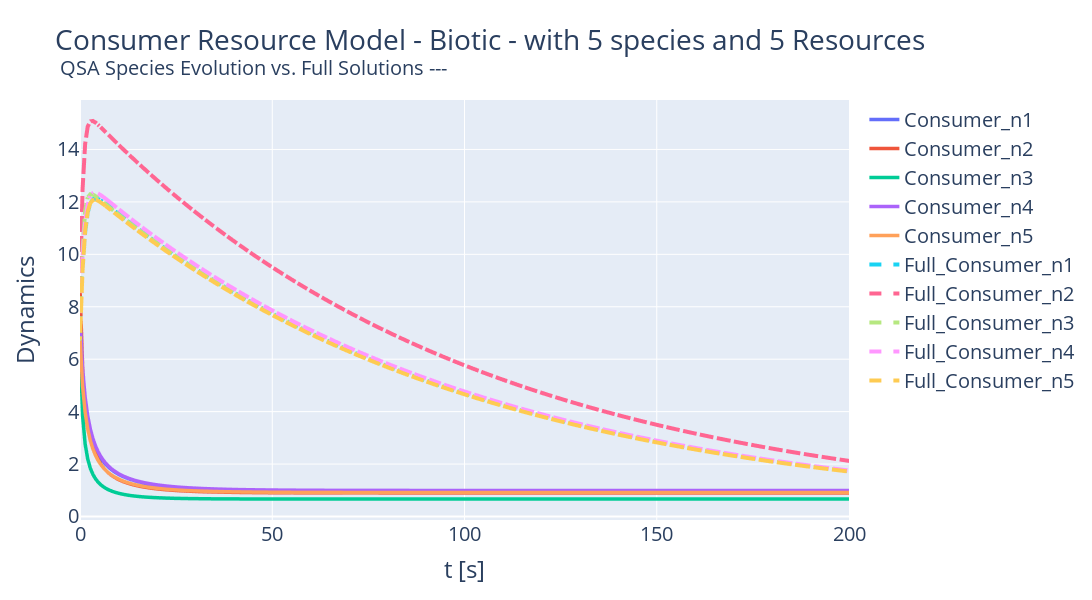

Notebook code cell kept with this figure:
### Code cell
fig = px.line( df_spec, x='t[s]', 
              title="Consumer Resource Model - Biotic - with 5 species and 5 Resources <br><sup> QSA Species Evolution vs. Full Solutions ---</sup>", 
              y = ['t[s]', 'Consumer_n1', 'Consumer_n2', 'Consumer_n3', 'Consumer_n4','Consumer_n5',
                    'Full_Consumer_n1', 'Full_Consumer_n2', 'Full_Consumer_n3', 'Full_Consumer_n4','Full_Consumer_n5'],
              labels={'value':'Dynamics', 'variable':'', 't[s]':'t [s]'},
              height=600, width=1200)

for i in range (1,6):
      fig.update_traces(selector = {'name': f'Consumer_n{i}'}, line = {'width':3.5})

for i in range (1,6):
      fig.update_traces(selector = {'name': f'Full_Consumer_n{i}'}, line = {'width':4, 'dash':'dash'})

fig.update_layout(font=dict(size=20))
fig.show()

### Figure 1 — Plotly figure (JSON) as saved in the notebook; plotly's stock layout.template omitted (floating-point values rounded to 4 significant figures; data arrays with more than 128 entries replaced by an {"elided": "..."} marker saying what was removed)
{"data": [{"hovertemplate": "=Consumer_n1<br>t [s]=%{x}<br>Dynamics=%{y}<extra></extra>", "legendgroup": "Consumer_n1", "line": {"color": "#636efa", "dash": "solid", "width": 3.5}, "marker": {"symbol": "circle"}, "mode": "lines", "name": "Consumer_n1", "showlegend": true, "type": "scattergl", "x": {"elided": "300 float values"}, "xaxis": "x", "y": {"elided": "300 float values"}, "yaxis": "y"}, {"hovertemplate": "=Consumer_n2<br>t [s]=%{x}<br>Dynamics=%{y}<extra></extra>", "legendgroup": "Consumer_n2", "line": {"color": "#EF553B", "dash": "solid", "width": 3.5}, "marker": {"symbol": "circle"}, "mode": "lines", "name": "Consumer_n2", "showlegend": true, "type": "scattergl", "x": {"elided": "300 float values"}, "xaxis": "x", "y": {"elided": "300 float values"}, "yaxis": "y"}, {"hovertemplate": "=Consumer_n3<br>t [s]=%{x}<br>Dynamics=%{y}<extra></extra>", "legendgroup": "Consumer_n3", "line": {"color": "#00cc96", "dash": "solid", "width": 3.5}, "marker": {"symbol": "circle"}, "mode": "lines", "name": "Consumer_n3", "showlegend": true, "type": "scattergl", "x": {"elided": "300 float values"}, "xaxis": "x", "y": {"elided": "300 float values"}, "yaxis": "y"}, {"hovertemplate": "=Consumer_n4<br>t [s]=%{x}<br>Dynamics=%{y}<extra></extra>", "legendgroup": "Consumer_n4", "line": {"color": "#ab63fa", "dash": "solid", "width": 3.5}, "marker": {"symbol": "circle"}, "mode": "lines", "name": "Consumer_n4", "showlegend": true, "type": "scattergl", "x": {"elided": "300 float values"}, "xaxis": "x", "y": {"elided": "300 float values"}, "yaxis": "y"}, {"hovertemplate": "=Consumer_n5<br>t [s]=%{x}<br>Dynamics=%{y}<extra></extra>", "legendgroup": "Consumer_n5", "line": {"color": "#FFA15A", "dash": "solid", "width": 3.5}, "marker": {"symbol": "circle"}, "mode": "lines", "name": "Consumer_n5", "showlegend": true, "type": "scattergl", "x": {"elided": "300 float values"}, "xaxis": "x", "y": {"elided": "300 float values"}, "yaxis": "y"}, {"hovertemplate": "=Full_Consumer_n1<br>t [s]=%{x}<br>Dynamics=%{y}<extra></extra>", "legendgroup": "Full_Consumer_n1", "line": {"color": "#19d3f3", "dash": "dash", "width": 4}, "marker": {"symbol": "circle"}, "mode": "lines", "name": "Full_Consumer_n1", "showlegend": true, "type": "scattergl", "x": {"elided": "300 float values"}, "xaxis": "x", "y": {"elided": "300 float values"}, "yaxis": "y"}, {"hovertemplate": "=Full_Consumer_n2<br>t [s]=%{x}<br>Dynamics=%{y}<extra></extra>", "legendgroup": "Full_Consumer_n2", "line": {"color": "#FF6692", "dash": "dash", "width": 4}, "marker": {"symbol": "circle"}, "mode": "lines", "name": "Full_Consumer_n2", "showlegend": true, "type": "scattergl", "x": {"elided": "300 float values"}, "xaxis": "x", "y": {"elided": "300 float values"}, "yaxis": "y"}, {"hovertemplate": "=Full_Consumer_n3<br>t [s]=%{x}<br>Dynamics=%{y}<extra></extra>", "legendgroup": "Full_Consumer_n3", "line": {"color": "#B6E880", "dash": "dash", "width": 4}, "marker": {"symbol": "circle"}, "mode": "lines", "name": "Full_Consumer_n3", "showlegend": true, "type": "scattergl", "x": {"elided": "300 float values"}, "xaxis": "x", "y": {"elided": "300 float values"}, "yaxis": "y"}, {"hovertemplate": "=Full_Consumer_n4<br>t [s]=%{x}<br>Dynamics=%{y}<extra></extra>", "legendgroup": "Full_Consumer_n4", "line": {"color": "#FF97FF", "dash": "dash", "width": 4}, "marker": {"symbol": "circle"}, "mode": "lines", "name": "Full_Consumer_n4", "showlegend": true, "type": "scattergl", "x": {"elided": "300 float values"}, "xaxis": "x", "y": {"elided": "300 float values"}, "yaxis": "y"}, {"hovertemplate": "=Full_Consumer_n5<br>t [s]=%{x}<br>Dynamics=%{y}<extra></extra>", "legendgroup": "Full_Consumer_n5", "line": {"color": "#FECB52", "dash": "dash", "width": 4}, "marker": {"symbol": "circle"}, "mode": "lines", "name": "Full_Consumer_n5", "showlegend": true, "type": "scattergl", "x": {"elided": "300 float values"}, "xaxis": "x", "y": {"elided": "300 float values"}, "yaxis": "y"}], "layout": {"font": {"size": 20}, "height": 600, "legend": {"title": {"text": ""}, "tracegroupgap": 0}, "title": {"text": "Consumer Resource Model - Biotic - with 5 species and 5 Resources <br><sup> QSA Species Evolution vs. Full Solutions ---</sup>"}, "width": 1200, "xaxis": {"anchor": "y", "domain": [0, 1], "title": {"text": "t [s]"}}, "yaxis": {"anchor": "x", "domain": [0, 1], "title": {"text": "Dynamics"}}}}
